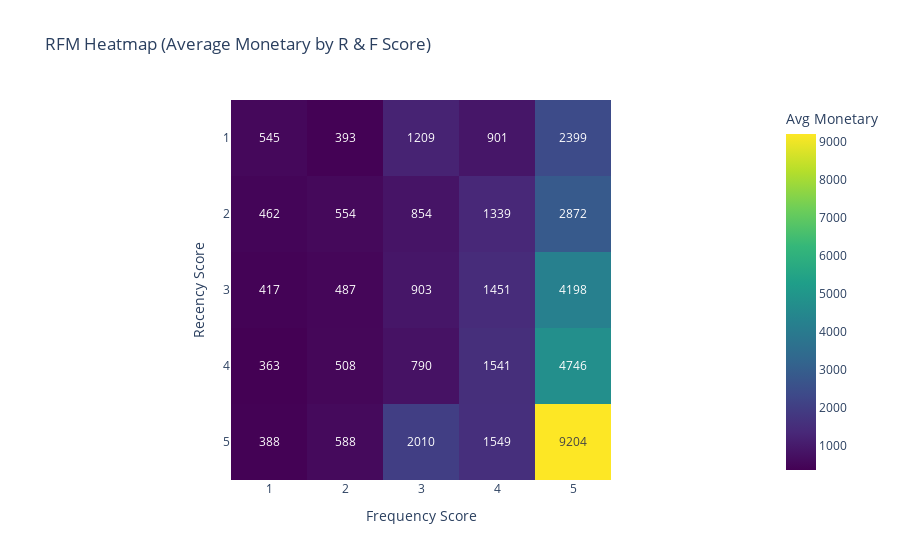

Notebook code for this chart:
### Markdown cell above
### RFM Matrix: Where Are Your Best Customers?
**Purpose:** Visualize average spending across R & F scores — identify which customer behaviors drive the most revenue.

### Code cell
# RFM Heatmap - Average Monetary
rfm_monetary = rfm.groupby(['R', 'F'])['Monetary'].mean().unstack(fill_value=0)

fig = px.imshow(rfm_monetary,
                title='RFM Heatmap (Average Monetary by R & F Score)',
                labels=dict(x='Frequency Score', y='Recency Score', color='Avg Monetary'),
                color_continuous_scale='Viridis',
                text_auto='.0f')
fig.show()

### Figure 1 — Plotly figure (JSON) as saved in the notebook; plotly's stock layout.template omitted (floating-point values rounded to 4 significant figures)
{"data": [{"coloraxis": "coloraxis", "hovertemplate": "Frequency Score: %{x}<br>Recency Score: %{y}<br>Avg Monetary: %{z}<extra></extra>", "name": "0", "texttemplate": "%{z:.0f}", "type": "heatmap", "x": [1, 2, 3, 4, 5], "xaxis": "x", "y": [5, 4, 3, 2, 1], "yaxis": "y", "z": [[388.2, 587.6, 2010.0, 1549.0, 9204.0], [362.8, 507.8, 789.6, 1541.0, 4746.0], [417.2, 487.0, 902.6, 1451.0, 4198.0], [462.3, 554.4, 853.6, 1339.0, 2872.0], [544.6, 392.8, 1209.0, 901.2, 2399.0]]}], "layout": {"coloraxis": {"colorbar": {"title": {"text": "Avg Monetary"}}, "colorscale": [[0, "#440154"], [0.1111, "#482878"], [0.2222, "#3e4989"], [0.3333, "#31688e"], [0.4444, "#26828e"], [0.5556, "#1f9e89"], [0.6667, "#35b779"], [0.7778, "#6ece58"], [0.8889, "#b5de2b"], [1, "#fde725"]]}, "title": {"text": "RFM Heatmap (Average Monetary by R & F Score)"}, "xaxis": {"anchor": "y", "constrain": "domain", "domain": [0, 1], "scaleanchor": "y", "title": {"text": "Frequency Score"}}, "yaxis": {"anchor": "x", "autorange": "reversed", "constrain": "domain", "domain": [0, 1], "title": {"text": "Recency Score"}}}}
